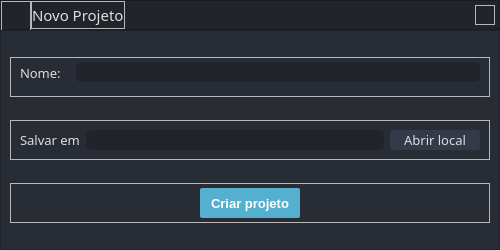
<?xml version="1.0" encoding="UTF-8"?>
<ui version="4.0">
 <class>JanelaNovoProjeto</class>
 <widget class="QMainWindow" name="JanelaNovoProjeto">
  <property name="geometry">
   <rect>
    <x>0</x>
    <y>0</y>
    <width>500</width>
    <height>250</height>
   </rect>
  </property>
  <property name="minimumSize">
   <size>
    <width>500</width>
    <height>250</height>
   </size>
  </property>
  <property name="maximumSize">
   <size>
    <width>500</width>
    <height>250</height>
   </size>
  </property>
  <property name="windowTitle">
   <string>MainWindow</string>
  </property>
  <property name="styleSheet">
   <string notr="true">*{
	font-family:&quot;ArialI&quot;;
	background-repeat: none;
	background-position: center;
	color: rgb(221, 221, 221);
}

#header_content{
	background-color:rgb(33, 37, 43);
	border-bottom: 1px solid rgba(0,0,0,0.2);
}
#header_content QPushButton{
	background-color: transparent;
	border-radius: 5px;
}
/*	Propriedades que se aplicam aos botões , que aplicam um efeito de hover quando o mouse é passado por eles*/
#header_content QPushButton:hover{
	background-color: rgba(255, 255, 255, 0.1);
}
#body_content{
	background-color:rgb(40, 44, 52);
}
QLineEdit {
	background-color: rgb(33, 37, 43);
	border-radius: 5px;
	border: 2px solid rgb(33, 37, 43);
	padding-left: 10px;
	selection-color: rgb(255, 255, 255);
	selection-background-color:  #55afcf;
}
#label_local_projeto{
	background-color: rgb(33, 37, 43);
	border-radius: 5px;
	border: 2px solid rgb(33, 37, 43);
	padding-left: 10px;
	selection-color: rgb(255, 255, 255);
	selection-background-color: rgb(255, 121, 198);
}
QLineEdit:hover {
	border: 2px solid rgb(64, 71, 88);
}
QLineEdit:focus {
	border: 2px solid rgb(91, 101, 124);
}
</string>
  </property>
  <widget class="QWidget" name="centralwidget">
   <layout class="QVBoxLayout" name="verticalLayout">
    <property name="spacing">
     <number>0</number>
    </property>
    <property name="leftMargin">
     <number>0</number>
    </property>
    <property name="topMargin">
     <number>0</number>
    </property>
    <property name="rightMargin">
     <number>0</number>
    </property>
    <property name="bottomMargin">
     <number>0</number>
    </property>
    <item>
     <widget class="QFrame" name="header_content">
      <property name="minimumSize">
       <size>
        <width>0</width>
        <height>30</height>
       </size>
      </property>
      <property name="maximumSize">
       <size>
        <width>16777215</width>
        <height>30</height>
       </size>
      </property>
      <property name="styleSheet">
       <string notr="true"/>
      </property>
      <property name="frameShape">
       <enum>QFrame::StyledPanel</enum>
      </property>
      <property name="frameShadow">
       <enum>QFrame::Raised</enum>
      </property>
      <layout class="QHBoxLayout" name="horizontalLayout">
       <property name="spacing">
        <number>0</number>
       </property>
       <property name="leftMargin">
        <number>0</number>
       </property>
       <property name="topMargin">
        <number>0</number>
       </property>
       <property name="rightMargin">
        <number>4</number>
       </property>
       <property name="bottomMargin">
        <number>0</number>
       </property>
       <item>
        <widget class="QFrame" name="frame_3">
         <property name="minimumSize">
          <size>
           <width>30</width>
           <height>30</height>
          </size>
         </property>
         <property name="maximumSize">
          <size>
           <width>30</width>
           <height>30</height>
          </size>
         </property>
         <property name="styleSheet">
          <string notr="true">background-image:url(:/imagens/images/icon.png);</string>
         </property>
         <property name="frameShape">
          <enum>QFrame::StyledPanel</enum>
         </property>
         <property name="frameShadow">
          <enum>QFrame::Raised</enum>
         </property>
        </widget>
       </item>
       <item alignment="Qt::AlignLeft">
        <widget class="QFrame" name="frame_2">
         <property name="font">
          <font>
           <family>ArialI</family>
           <pointsize>11</pointsize>
          </font>
         </property>
         <property name="frameShape">
          <enum>QFrame::StyledPanel</enum>
         </property>
         <property name="frameShadow">
          <enum>QFrame::Raised</enum>
         </property>
         <layout class="QVBoxLayout" name="verticalLayout_2">
          <property name="spacing">
           <number>0</number>
          </property>
          <property name="leftMargin">
           <number>0</number>
          </property>
          <property name="topMargin">
           <number>0</number>
          </property>
          <property name="rightMargin">
           <number>0</number>
          </property>
          <property name="bottomMargin">
           <number>0</number>
          </property>
          <item>
           <widget class="QLabel" name="label">
            <property name="font">
             <font>
              <family>ArialI</family>
              <pointsize>11</pointsize>
             </font>
            </property>
            <property name="text">
             <string>Novo Projeto</string>
            </property>
           </widget>
          </item>
         </layout>
        </widget>
       </item>
       <item>
        <widget class="QFrame" name="frame">
         <property name="maximumSize">
          <size>
           <width>20</width>
           <height>20</height>
          </size>
         </property>
         <property name="styleSheet">
          <string notr="true"/>
         </property>
         <property name="frameShape">
          <enum>QFrame::StyledPanel</enum>
         </property>
         <property name="frameShadow">
          <enum>QFrame::Raised</enum>
         </property>
         <layout class="QHBoxLayout" name="horizontalLayout_4">
          <property name="spacing">
           <number>0</number>
          </property>
          <property name="leftMargin">
           <number>0</number>
          </property>
          <property name="topMargin">
           <number>0</number>
          </property>
          <property name="rightMargin">
           <number>0</number>
          </property>
          <property name="bottomMargin">
           <number>0</number>
          </property>
          <item>
           <widget class="QPushButton" name="btn_fechar_janela">
            <property name="minimumSize">
             <size>
              <width>20</width>
              <height>20</height>
             </size>
            </property>
            <property name="maximumSize">
             <size>
              <width>20</width>
              <height>20</height>
             </size>
            </property>
            <property name="styleSheet">
             <string notr="true">background-image: url(:/icones/icons/icon_close.png);</string>
            </property>
            <property name="text">
             <string/>
            </property>
           </widget>
          </item>
         </layout>
        </widget>
       </item>
      </layout>
     </widget>
    </item>
    <item>
     <widget class="QFrame" name="body_content">
      <property name="styleSheet">
       <string notr="true"/>
      </property>
      <property name="frameShape">
       <enum>QFrame::StyledPanel</enum>
      </property>
      <property name="frameShadow">
       <enum>QFrame::Raised</enum>
      </property>
      <layout class="QVBoxLayout" name="verticalLayout_3">
       <item>
        <widget class="QFrame" name="frame_nome">
         <property name="minimumSize">
          <size>
           <width>0</width>
           <height>40</height>
          </size>
         </property>
         <property name="maximumSize">
          <size>
           <width>16777215</width>
           <height>40</height>
          </size>
         </property>
         <property name="frameShape">
          <enum>QFrame::StyledPanel</enum>
         </property>
         <property name="frameShadow">
          <enum>QFrame::Raised</enum>
         </property>
         <layout class="QHBoxLayout" name="horizontalLayout_2">
          <property name="topMargin">
           <number>0</number>
          </property>
          <item alignment="Qt::AlignLeft">
           <widget class="QLabel" name="label_2">
            <property name="minimumSize">
             <size>
              <width>50</width>
              <height>0</height>
             </size>
            </property>
            <property name="maximumSize">
             <size>
              <width>50</width>
              <height>16777215</height>
             </size>
            </property>
            <property name="font">
             <font>
              <family>ArialI</family>
              <pointsize>10</pointsize>
             </font>
            </property>
            <property name="text">
             <string>Nome:</string>
            </property>
           </widget>
          </item>
          <item>
           <widget class="QLineEdit" name="lineEdit_nome_do_projeto"/>
          </item>
         </layout>
        </widget>
       </item>
       <item>
        <widget class="QFrame" name="frame_local_projeto">
         <property name="minimumSize">
          <size>
           <width>0</width>
           <height>40</height>
          </size>
         </property>
         <property name="maximumSize">
          <size>
           <width>16777215</width>
           <height>40</height>
          </size>
         </property>
         <property name="frameShape">
          <enum>QFrame::StyledPanel</enum>
         </property>
         <property name="frameShadow">
          <enum>QFrame::Raised</enum>
         </property>
         <layout class="QHBoxLayout" name="horizontalLayout_3">
          <item>
           <widget class="QLabel" name="label_3">
            <property name="minimumSize">
             <size>
              <width>60</width>
              <height>0</height>
             </size>
            </property>
            <property name="maximumSize">
             <size>
              <width>60</width>
              <height>16777215</height>
             </size>
            </property>
            <property name="font">
             <font>
              <family>ArialI</family>
              <pointsize>10</pointsize>
             </font>
            </property>
            <property name="text">
             <string>Salvar em:</string>
            </property>
           </widget>
          </item>
          <item>
           <widget class="QLabel" name="label_local_projeto">
            <property name="minimumSize">
             <size>
              <width>0</width>
              <height>20</height>
             </size>
            </property>
            <property name="maximumSize">
             <size>
              <width>16777215</width>
              <height>20</height>
             </size>
            </property>
            <property name="styleSheet">
             <string notr="true"/>
            </property>
            <property name="text">
             <string/>
            </property>
           </widget>
          </item>
          <item>
           <widget class="QPushButton" name="btn_escolher_local_projeto">
            <property name="minimumSize">
             <size>
              <width>80</width>
              <height>20</height>
             </size>
            </property>
            <property name="maximumSize">
             <size>
              <width>90</width>
              <height>20</height>
             </size>
            </property>
            <property name="font">
             <font>
              <family>ArialI</family>
              <pointsize>10</pointsize>
              <bold>false</bold>
             </font>
            </property>
            <property name="styleSheet">
             <string notr="true">QPushButton{
	background-color: rgb(52, 59, 72);
	border: none;
	border-radius: 3px;
	background-position: left;
	font-size: 10pt;
}
QPushButton:hover{
	background-color: rgba(255,255,255,0.1);
}

QPushButton:pressed{
	background-color: 2828c5;
	color: rgb(255, 255, 255);
	border: 1px solid, rgba(0,0,0,0.1);
}</string>
            </property>
            <property name="text">
             <string>Abrir local</string>
            </property>
            <property name="icon">
             <iconset resource="../../resources_jn_novo_projeto.qrc">
              <normaloff>:/icones/icons/cil-folder-open.png</normaloff>:/icones/icons/cil-folder-open.png</iconset>
            </property>
           </widget>
          </item>
         </layout>
        </widget>
       </item>
       <item>
        <widget class="QFrame" name="frame_5">
         <property name="minimumSize">
          <size>
           <width>0</width>
           <height>40</height>
          </size>
         </property>
         <property name="maximumSize">
          <size>
           <width>16777215</width>
           <height>40</height>
          </size>
         </property>
         <property name="frameShape">
          <enum>QFrame::StyledPanel</enum>
         </property>
         <property name="frameShadow">
          <enum>QFrame::Raised</enum>
         </property>
         <layout class="QVBoxLayout" name="verticalLayout_4">
          <property name="spacing">
           <number>0</number>
          </property>
          <property name="leftMargin">
           <number>0</number>
          </property>
          <property name="topMargin">
           <number>0</number>
          </property>
          <property name="rightMargin">
           <number>0</number>
          </property>
          <property name="bottomMargin">
           <number>0</number>
          </property>
          <item alignment="Qt::AlignHCenter|Qt::AlignVCenter">
           <widget class="QPushButton" name="btn_criar_projeto">
            <property name="minimumSize">
             <size>
              <width>100</width>
              <height>30</height>
             </size>
            </property>
            <property name="maximumSize">
             <size>
              <width>100</width>
              <height>30</height>
             </size>
            </property>
            <property name="styleSheet">
             <string notr="true">QPushButton{
	background-color:  #55afcf;
	background-repeat: none;
	background-position:center;
	border: none;
	border-radius: 2px;
	font-size: 10pt;
	font-weight: bold;
	color:white ;
}
QPushButton:hover{
	background-color: rgba(255,255,255,0.1);
}

QPushButton:pressed{
	background-color: 2828c5;
	color: rgb(255, 255, 255);
	border: 1px solid, rgba(0,0,0,0.1);
}</string>
            </property>
            <property name="text">
             <string>Criar projeto</string>
            </property>
           </widget>
          </item>
         </layout>
        </widget>
       </item>
      </layout>
     </widget>
    </item>
   </layout>
  </widget>
 </widget>
 <resources>
  <include location="../../resources_jn_novo_projeto.qrc"/>
 </resources>
 <connections/>
</ui>
